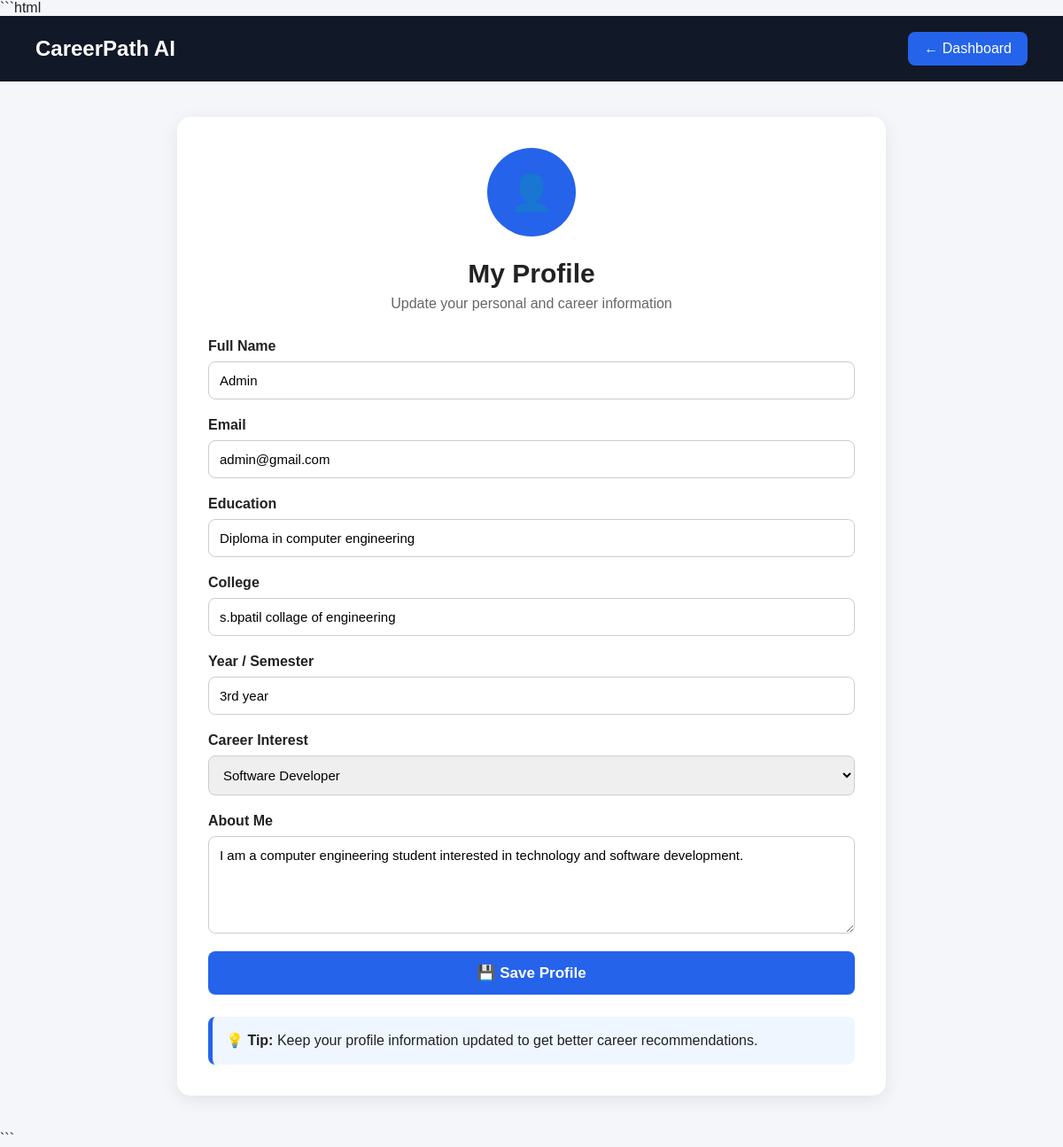
/profile (signed in), run on the app's committed database.
### tables this page shows
CREATE TABLE users (
            id INTEGER PRIMARY KEY AUTOINCREMENT,
            name TEXT NOT NULL,
            email TEXT UNIQUE NOT NULL,
            password TEXT NOT NULL
        , education TEXT, college TEXT, year TEXT, career TEXT, about TEXT);

### app.py (the view, shortened to what this page needs)
@app.route("/profile", methods=["GET", "POST"])
def profile():
    if "user_email" not in session:
        return redirect("/login")
    user_email = session["user_email"]
    conn = sqlite3.connect("database/careerpath.db")
    cursor = conn.cursor()
    cursor.execute("""
        SELECT
            name,
            email,
            education,
            college,
            year,
            career,
            about
        FROM users
        WHERE email = ?
    """, (user_email,))
    user = cursor.fetchone()
    conn.close()
    return render_template(
        "profile.html",
        user=user
    )

### templates/profile.html (shortened to what this page needs)
<!DOCTYPE html>
<html lang="en">
<head>
</head>
<body>
<header>
    <h1>CareerPath AI</h1>
    <a href="/dashboard"
       class="back-btn">
        ← Dashboard
    </a>
</header>
<div class="container">
    <div class="profile-card">
        <div class="profile-title">
            <div class="avatar">
            </div>
            <h2>
                My Profile
            </h2>
            <p>
                Update your personal and career information
            </p>
        </div>
        <form method="POST">
            <div class="form-group">
                <label>
                    Full Name
                </label>
                <input
                    type="text"
                    name="name"
                    value="{{ user[0] or '' }}"
                    placeholder="Enter your full name"
                    required
                >
            </div>
            <div class="form-group">
                <label>
                    Email
                </label>
                <input
                    type="email"
                    name="email"
                    value="{{ user[1] or '' }}"
                    placeholder="Enter your email"
                    required
                >
            </div>
            <div class="form-group">
                <label>
                    Education
                </label>
                <input
                    type="text"
                    name="education"
                    value="{{ user[2] or '' }}"
                    placeholder="Example: Diploma in Computer Engineering"
                >
            </div>
            <div class="form-group">
                <label>
                    College
                </label>
                <input
                    type="text"
                    name="college"
                    value="{{ user[3] or '' }}"
                    placeholder="Enter your college name"
                >
            </div>
            <div class="form-group">
                <label>
                    Year / Semester
                </label>
                <input
                    type="text"
                    name="year"
                    value="{{ user[4] or '' }}"
                    placeholder="Example: 3rd Year"
                >
            </div>
            <div class="form-group">
                <label>
                    Career Interest
                </label>
                <select name="career">
                    <option
                        value="Software Developer"
                        {% if user[5] == "Software Developer" %}
                        selected
                        {% endif %}
                    >
                        Software Developer
                    </option>
                </select>
            </div>
            <div class="form-group">
                <label>
                    About Me
                </label>
                <textarea
                    name="about"
                    placeholder="Write something about yourself..."
                >{{ user[6] or '' }}</textarea>
            </div>
            <button
                type="submit"
                class="save-btn"
            >
                💾 Save Profile
            </button>
        </form>
        <div class="info-box">
            <strong>💡 Tip:</strong>
            Keep your profile information updated to get better
            career recommendations.
        </div>
    </div>
</div>
</body>
</html>

### templates/profile.html (style rules this page uses)
* { margin: 0; padding: 0; box-sizing: border-box; font-family: Arial, sans-serif; }
body { background: #f4f6f9; color: #222; }
header { background: #111827; color: white; padding: 18px 40px; display: flex; justify-content: space-between; align-items: center; }
header h1 { font-size: 24px; }
.back-btn { text-decoration: none; color: white; background: #2563eb; padding: 10px 18px; border-radius: 8px; }
.container { width: 90%; max-width: 800px; margin: 40px auto; }
.profile-card { background: white; padding: 35px; border-radius: 15px; box-shadow: 0 5px 20px rgba(0,0,0,0.08); }
.profile-title { text-align: center; margin-bottom: 30px; }
.profile-title h2 { font-size: 30px; margin-bottom: 8px; }
.profile-title p { color: #666; }
.avatar { width: 100px; height: 100px; margin: 0 auto 25px; border-radius: 50%; background: #2563eb; color: white; display: flex; justify-content: center; align-items: center; font-size: 40px; font-weight: bold; }
.form-group { margin-bottom: 20px; }
label { display: block; font-weight: bold; margin-bottom: 8px; }
input, textarea, select { width: 100%; padding: 12px; border: 1px solid #ccc; border-radius: 8px; font-size: 15px; outline: none; }
textarea { resize: vertical; min-height: 110px; }
.save-btn { width: 100%; padding: 14px; border: none; border-radius: 8px; background: #2563eb; color: white; font-size: 17px; font-weight: bold; cursor: pointer; }
.info-box { margin-top: 25px; padding: 15px; background: #eff6ff; border-left: 5px solid #2563eb; border-radius: 8px; line-height: 1.5; }

### data on the page
users: name "Admin", email "admin@gmail.com", education "Diploma in computer engineering", college "s.bpatil collage of engineering", year "3rd year", career "Software Developer", about "I am a computer engineering student interested in technology and software development."
